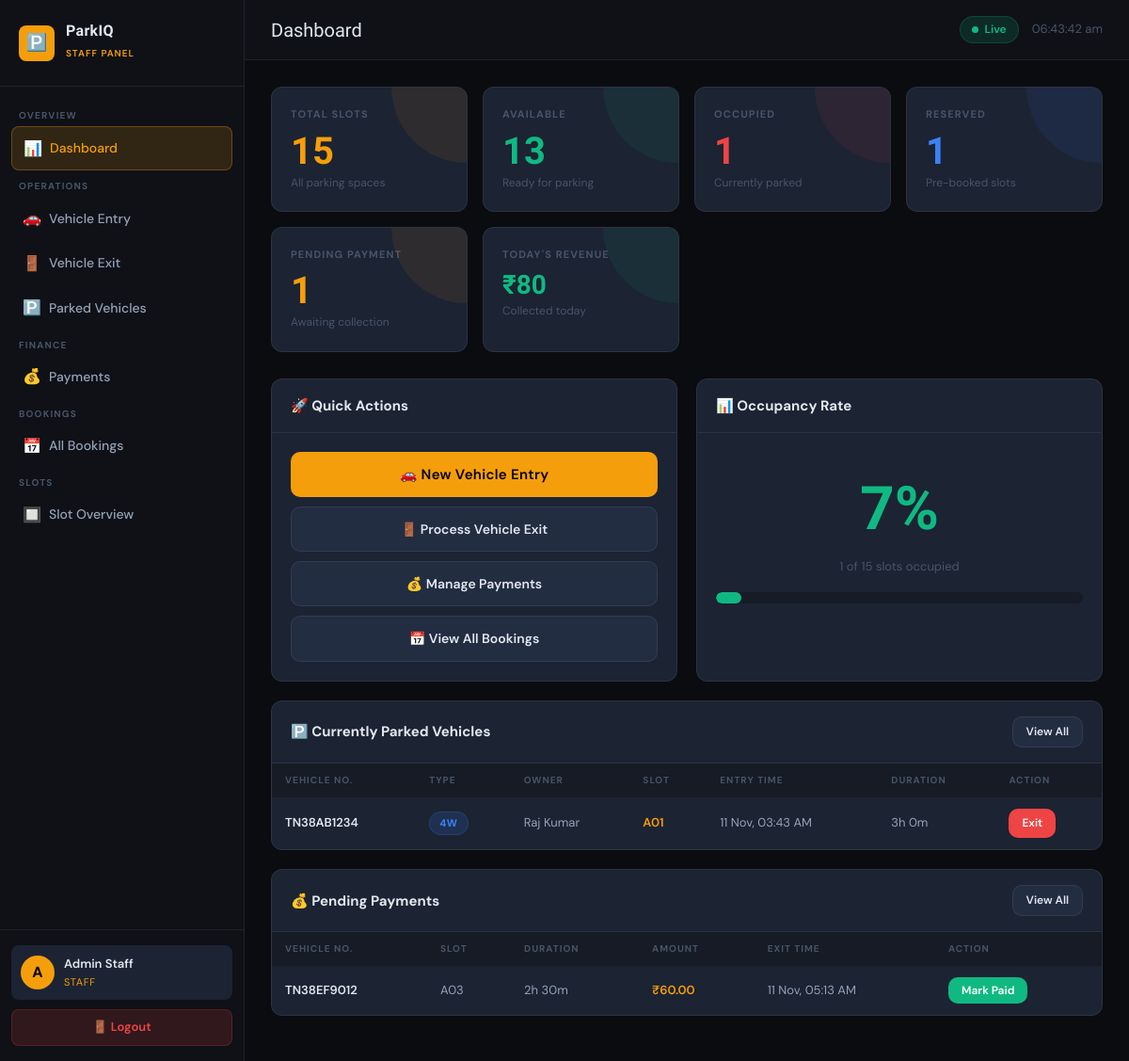
The app's page /staff/dashboard.php (signed in) with its own data.
### tables this page shows
CREATE TABLE IF NOT EXISTS vehicles (
    id INT AUTO_INCREMENT PRIMARY KEY,
    user_id INT,
    vehicle_number VARCHAR(20) NOT NULL,
    vehicle_type ENUM('2W','4W') DEFAULT '4W',
    owner_name VARCHAR(100),
    slot_id INT,
    entry_time DATETIME,
    exit_time DATETIME,
    status ENUM('parked','exited') DEFAULT 'parked',
    created_at TIMESTAMP DEFAULT CURRENT_TIMESTAMP,
    updated_at TIMESTAMP DEFAULT CURRENT_TIMESTAMP ON UPDATE CURRENT_TIMESTAMP,
    FOREIGN KEY (user_id) REFERENCES users(id) ON DELETE SET NULL,
    FOREIGN KEY (slot_id) REFERENCES parking_slots(id) ON DELETE SET NULL
);

CREATE TABLE IF NOT EXISTS parking_slots (
    id INT AUTO_INCREMENT PRIMARY KEY,
    slot_number VARCHAR(10) NOT NULL UNIQUE,
    slot_type ENUM('2W','4W') DEFAULT '4W',
    status ENUM('available','occupied','reserved') DEFAULT 'available',
    created_at TIMESTAMP DEFAULT CURRENT_TIMESTAMP,
    updated_at TIMESTAMP DEFAULT CURRENT_TIMESTAMP ON UPDATE CURRENT_TIMESTAMP
);

CREATE TABLE IF NOT EXISTS billing (
    id INT AUTO_INCREMENT PRIMARY KEY,
    vehicle_id INT NOT NULL,
    user_id INT,
    vehicle_number VARCHAR(20),
    slot_number VARCHAR(10),
    entry_time DATETIME,
    exit_time DATETIME,
    duration_minutes INT DEFAULT 0,
    amount DECIMAL(10,2) DEFAULT 0.00,
    payment_status ENUM('paid','pending') DEFAULT 'pending',
    payment_time DATETIME,
    created_at TIMESTAMP DEFAULT CURRENT_TIMESTAMP,
    updated_at TIMESTAMP DEFAULT CURRENT_TIMESTAMP ON UPDATE CURRENT_TIMESTAMP,
    FOREIGN KEY (vehicle_id) REFERENCES vehicles(id) ON DELETE CASCADE
);

### staff/dashboard.php (the view, shortened to what this page needs)
<?php
require_once '../includes/config.php';
$stats = [];
$r = $conn->query("SELECT COUNT(*) AS total FROM parking_slots");
$stats['total'] = $r->fetch_assoc()['total'];
$r = $conn->query("SELECT COUNT(*) AS cnt FROM parking_slots WHERE status='available'");
$stats['available'] = $r->fetch_assoc()['cnt'];
$r = $conn->query("SELECT COUNT(*) AS cnt FROM parking_slots WHERE status='occupied'");
$stats['occupied'] = $r->fetch_assoc()['cnt'];
$r = $conn->query("SELECT COUNT(*) AS cnt FROM parking_slots WHERE status='reserved'");
$stats['reserved'] = $r->fetch_assoc()['cnt'];
$r = $conn->query("SELECT COUNT(*) AS cnt FROM billing WHERE payment_status='pending'");
$stats['pending'] = $r->fetch_assoc()['cnt'];
$r = $conn->query("SELECT COALESCE(SUM(amount),0) AS total FROM billing WHERE payment_status='paid' AND DATE(payment_time)=CURDATE()");
$stats['today_revenue'] = $r->fetch_assoc()['total'];
$parked = $conn->query("
  SELECT v.id, v.vehicle_number, v.vehicle_type, v.owner_name, v.entry_time,
         ps.slot_number, u.name AS user_name
  FROM vehicles v
  LEFT JOIN parking_slots ps ON ps.id = v.slot_id
  LEFT JOIN users u ON u.id = v.user_id
  WHERE v.status='parked'
  ORDER BY v.entry_time DESC LIMIT 10
");
$pending_bills = $conn->query("
  SELECT b.id, b.vehicle_number, b.slot_number, b.amount, b.entry_time, b.exit_time, b.duration_minutes
  FROM billing b
  WHERE b.payment_status='pending'
  ORDER BY b.created_at DESC LIMIT 10
");
?>
<!DOCTYPE html>
<html lang="en">
<head>
<link rel="stylesheet" href="../css/style.css">
</head>
<body>
<div class="dashboard-wrapper">
  <?php include '../includes/staff_sidebar.php'; ?>
  <div class="main-content">
    <div class="topbar">
      <div class="flex items-center gap-3">
        <span class="topbar-title">Dashboard</span>
      </div>
      <div class="topbar-right">
        <div class="live-badge"><div class="live-dot"></div> Live</div>
        <span class="text-muted" id="clock"></span>
      </div>
    </div>
    <div class="page-content">
      <div class="stats-grid fade-in">
        <div class="stat-card amber">
          <div class="stat-label">Total Slots</div>
          <div class="stat-value"><?= $stats['total'] ?></div>
          <div class="stat-sub">All parking spaces</div>
        </div>
        <div class="stat-card green">
          <div class="stat-label">Available</div>
          <div class="stat-value"><?= $stats['available'] ?></div>
          <div class="stat-sub">Ready for parking</div>
        </div>
        <div class="stat-card red">
          <div class="stat-label">Occupied</div>
          <div class="stat-value"><?= $stats['occupied'] ?></div>
          <div class="stat-sub">Currently parked</div>
        </div>
        <div class="stat-card blue">
          <div class="stat-label">Reserved</div>
          <div class="stat-value"><?= $stats['reserved'] ?></div>
          <div class="stat-sub">Pre-booked slots</div>
        </div>
        <div class="stat-card amber">
          <div class="stat-label">Pending Payment</div>
          <div class="stat-value"><?= $stats['pending'] ?></div>
          <div class="stat-sub">Awaiting collection</div>
        </div>
        <div class="stat-card green">
          <div class="stat-label">Today's Revenue</div>
          <div class="stat-value" style="font-size:28px">₹<?= number_format($stats['today_revenue'], 0) ?></div>
          <div class="stat-sub">Collected today</div>
        </div>
      </div>
      <div class="grid-2">
        <div class="card fade-in">
          <div class="card-header">
            <span class="card-title">🚀 Quick Actions</span>
          </div>
          <div class="card-body" style="display:flex;flex-direction:column;gap:10px">
            <a href="vehicle_entry.php" class="btn btn-primary">🚗 New Vehicle Entry</a>
            <a href="vehicle_exit.php" class="btn btn-secondary">🚪 Process Vehicle Exit</a>
            <a href="payments.php" class="btn btn-secondary">💰 Manage Payments</a>
            <a href="bookings.php" class="btn btn-secondary">📅 View All Bookings</a>
          </div>
        </div>
        <div class="card fade-in">
          <div class="card-header">
            <span class="card-title">📊 Occupancy Rate</span>
          </div>
          <div class="card-body">
            <?php
            $pct = $stats['total'] > 0 ? round(($stats['occupied'] / $stats['total']) * 100) : 0;
            $color = $pct >= 90 ? '#ef4444' : ($pct >= 60 ? '#f59e0b' : '#10b981');
            ?>
            <div style="text-align:center;padding:10px 0">
              <div style="font-size:64px;font-family:'Rajdhani',sans-serif;font-weight:700;color:<?= $color ?>"><?= $pct ?>%</div>
              <div class="text-muted"><?= $stats['occupied'] ?> of <?= $stats['total'] ?> slots occupied</div>
              <div style="margin-top:16px;background:var(--bg-surface);border-radius:20px;height:12px;overflow:hidden">
                <div style="height:100%;width:<?= $pct ?>%;background:<?= $color ?>;border-radius:20px;transition:width 0.5s"></div>
              </div>
            </div>
          </div>
        </div>
      </div>
      <div class="card fade-in">
        <div class="card-header">
          <span class="card-title">🅿️ Currently Parked Vehicles</span>
          <a href="parked.php" class="btn btn-secondary btn-sm">View All</a>
        </div>
        <div class="table-wrap">
          <table>
            <thead>
              <tr>
                <th>Vehicle No.</th>
                <th>Type</th>
                <th>Owner</th>
                <th>Slot</th>
                <th>Entry Time</th>
                <th>Duration</th>
                <th>Action</th>
              </tr>
            </thead>
            <tbody>
              <?php if ($parked->num_rows === 0): ?>
                <tr><td colspan="7" class="empty-state">No vehicles currently parked.</td></tr>
              <?php else: while ($row = $parked->fetch_assoc()): ?>
                <?php
                  $mins = round((time() - strtotime($row['entry_time'])) / 60);
                  $h = floor($mins / 60); $m = $mins % 60;
                  $dur = $h > 0 ? "{$h}h {$m}m" : "{$m}m";
                ?>
                <tr>
                  <td><strong><?= htmlspecialchars($row['vehicle_number']) ?></strong></td>
                  <td><span class="badge badge-blue"><?= $row['vehicle_type'] ?></span></td>
                  <td><?= htmlspecialchars($row['owner_name'] ?: $row['user_name'] ?: '—') ?></td>
                  <td><strong class="text-amber"><?= $row['slot_number'] ?></strong></td>
                  <td><?= date('d M, h:i A', strtotime($row['entry_time'])) ?></td>
                  <td><?= $dur ?></td>
                  <td><a href="vehicle_exit.php?vehicle_id=<?= $row['id'] ?>" class="btn btn-danger btn-sm">Exit</a></td>
                </tr>
              <?php endwhile; endif; ?>
            </tbody>
          </table>
        </div>
      </div>
      <div class="card fade-in">
        <div class="card-header">
          <span class="card-title">💰 Pending Payments</span>
          <a href="payments.php" class="btn btn-secondary btn-sm">View All</a>
        </div>
        <div class="table-wrap">
          <table>
            <thead>
              <tr>
                <th>Vehicle No.</th>
                <th>Slot</th>
                <th>Duration</th>
                <th>Amount</th>
                <th>Exit Time</th>
                <th>Action</th>
              </tr>
            </thead>
            <tbody>
              <?php if ($pending_bills->num_rows === 0): ?>
                <tr><td colspan="6" class="empty-state">No pending payments. 🎉</td></tr>
              <?php else: while ($row = $pending_bills->fetch_assoc()): ?>
                <?php $h = floor($row['duration_minutes']/60); $m = $row['duration_minutes']%60; ?>
                <tr>
                  <td><strong><?= htmlspecialchars($row['vehicle_number']) ?></strong></td>
                  <td><?= $row['slot_number'] ?></td>
                  <td><?= $h > 0 ? "{$h}h {$m}m" : "{$m}m" ?></td>
                  <td><strong class="text-amber">₹<?= number_format($row['amount'], 2) ?></strong></td>
                  <td><?= date('d M, h:i A', strtotime($row['exit_time'])) ?></td>
                  <td>
                    <button onclick="markPaid(<?= $row['id'] ?>)" class="btn btn-success btn-sm">Mark Paid</button>
                  </td>
                </tr>
              <?php endwhile; endif; ?>
            </tbody>
          </table>
        </div>
      </div>
    </div>
  </div>
</div>
</body>
</html>

### records on screen
vehicles: vehicle_number "TN38AB1234", vehicle_type "4W", owner_name "Raj Kumar", slot.slot_number "A01", entry_time "11 Nov, 03:43 AM", entry_time "3h 0m"
billing: vehicle_number "TN38EF9012", slot_number "A03", duration_minutes "2", duration_minutes "30", amount "60.00", exit_time "11 Nov, 05:13 AM"

### other values on screen
$initial "A"
$name "Admin Staff"
$stats['total'] "15"
$stats['available'] "13"
$stats['occupied'] "1"
$stats['reserved'] "1"
$stats['pending'] "1"
$stats['today_revenue'] "80"
$pct "7"
